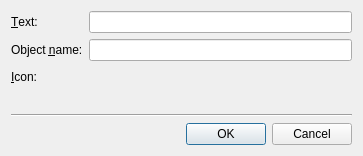
<ui version="4.0" >
 <comment>*********************************************************************
**
** Copyright (C) 1992-2008 Trolltech ASA. All rights reserved.
**
** This file is part of the Qt Designer of the Qt Toolkit.
**
** This file may be used under the terms of the GNU General Public
** License versions 2.0 or 3.0 as published by the Free Software
** Foundation and appearing in the files LICENSE.GPL2 and LICENSE.GPL3
** included in the packaging of this file.  Alternatively you may (at
** your option) use any later version of the GNU General Public
** License if such license has been publicly approved by Trolltech ASA
** (or its successors, if any) and the KDE Free Qt Foundation. In
** addition, as a special exception, Trolltech gives you certain
** additional rights. These rights are described in the Trolltech GPL
** Exception version 1.2, which can be found at
** http://www.trolltech.com/products/qt/gplexception/ and in the file
** GPL_EXCEPTION.txt in this package.
**
** Please review the following information to ensure GNU General
** Public Licensing requirements will be met:
** http://trolltech.com/products/qt/licenses/licensing/opensource/. If
** you are unsure which license is appropriate for your use, please
** review the following information:
** http://trolltech.com/products/qt/licenses/licensing/licensingoverview
** or contact the sales department at sales@trolltech.com.
**
** In addition, as a special exception, Trolltech, as the sole
** copyright holder for Qt Designer, grants users of the Qt/Eclipse
** Integration plug-in the right for the Qt/Eclipse Integration to
** link to functionality provided by Qt Designer and its related
** libraries.
**
** This file is provided "AS IS" with NO WARRANTY OF ANY KIND,
** INCLUDING THE WARRANTIES OF DESIGN, MERCHANTABILITY AND FITNESS FOR
** A PARTICULAR PURPOSE. Trolltech reserves all rights not expressly
** granted herein.
**
** This file is provided AS IS with NO WARRANTY OF ANY KIND, INCLUDING THE
** WARRANTY OF DESIGN, MERCHANTABILITY AND FITNESS FOR A PARTICULAR PURPOSE.
**
*********************************************************************</comment>
 <class>qdesigner_internal::NewActionDialog</class>
 <widget class="QDialog" name="qdesigner_internal::NewActionDialog" >
  <property name="geometry" >
   <rect>
    <x>0</x>
    <y>0</y>
    <width>363</width>
    <height>156</height>
   </rect>
  </property>
  <property name="windowTitle" >
   <string>New Action...</string>
  </property>
  <layout class="QVBoxLayout" name="verticalLayout" >
   <item>
    <layout class="QFormLayout" name="formLayout" >
     <item row="0" column="0" >
      <widget class="QLabel" name="label" >
       <property name="text" >
        <string>&amp;Text:</string>
       </property>
       <property name="buddy" >
        <cstring>editActionText</cstring>
       </property>
      </widget>
     </item>
     <item row="0" column="1" >
      <widget class="QLineEdit" name="editActionText" >
       <property name="minimumSize" >
        <size>
         <width>255</width>
         <height>0</height>
        </size>
       </property>
      </widget>
     </item>
     <item row="1" column="0" >
      <widget class="QLabel" name="label_3" >
       <property name="text" >
        <string>Object &amp;name:</string>
       </property>
       <property name="buddy" >
        <cstring>editObjectName</cstring>
       </property>
      </widget>
     </item>
     <item row="1" column="1" >
      <widget class="QLineEdit" name="editObjectName" />
     </item>
     <item row="2" column="0" >
      <widget class="QLabel" name="label_2" >
       <property name="text" >
        <string>&amp;Icon:</string>
       </property>
       <property name="buddy" >
        <cstring>iconSelector</cstring>
       </property>
      </widget>
     </item>
     <item row="2" column="1" >
      <layout class="QHBoxLayout" name="horizontalLayout" >
       <item>
        <widget class="qdesigner_internal::IconSelector" native="1" name="iconSelector" />
       </item>
       <item>
        <spacer>
         <property name="orientation" >
          <enum>Qt::Horizontal</enum>
         </property>
         <property name="sizeHint" stdset="0" >
          <size>
           <width>40</width>
           <height>20</height>
          </size>
         </property>
        </spacer>
       </item>
      </layout>
     </item>
    </layout>
   </item>
   <item>
    <spacer name="verticalSpacer" >
     <property name="orientation" >
      <enum>Qt::Vertical</enum>
     </property>
     <property name="sizeHint" stdset="0" >
      <size>
       <width>0</width>
       <height>0</height>
      </size>
     </property>
    </spacer>
   </item>
   <item>
    <widget class="Line" name="line" >
     <property name="orientation" >
      <enum>Qt::Horizontal</enum>
     </property>
    </widget>
   </item>
   <item>
    <widget class="QDialogButtonBox" name="buttonBox" >
     <property name="orientation" >
      <enum>Qt::Horizontal</enum>
     </property>
     <property name="standardButtons" >
      <set>QDialogButtonBox::Cancel|QDialogButtonBox::Ok</set>
     </property>
    </widget>
   </item>
  </layout>
 </widget>
 <customwidgets>
  <customwidget>
   <class>qdesigner_internal::IconSelector</class>
   <extends>QWidget</extends>
   <header>iconselector_p.h</header>
   <container>1</container>
  </customwidget>
 </customwidgets>
 <tabstops>
  <tabstop>editActionText</tabstop>
  <tabstop>editObjectName</tabstop>
 </tabstops>
 <resources/>
 <connections>
  <connection>
   <sender>buttonBox</sender>
   <signal>accepted()</signal>
   <receiver>qdesigner_internal::NewActionDialog</receiver>
   <slot>accept()</slot>
   <hints>
    <hint type="sourcelabel" >
     <x>165</x>
     <y>162</y>
    </hint>
    <hint type="destinationlabel" >
     <x>291</x>
     <y>94</y>
    </hint>
   </hints>
  </connection>
  <connection>
   <sender>buttonBox</sender>
   <signal>rejected()</signal>
   <receiver>qdesigner_internal::NewActionDialog</receiver>
   <slot>reject()</slot>
   <hints>
    <hint type="sourcelabel" >
     <x>259</x>
     <y>162</y>
    </hint>
    <hint type="destinationlabel" >
     <x>293</x>
     <y>128</y>
    </hint>
   </hints>
  </connection>
 </connections>
</ui>
